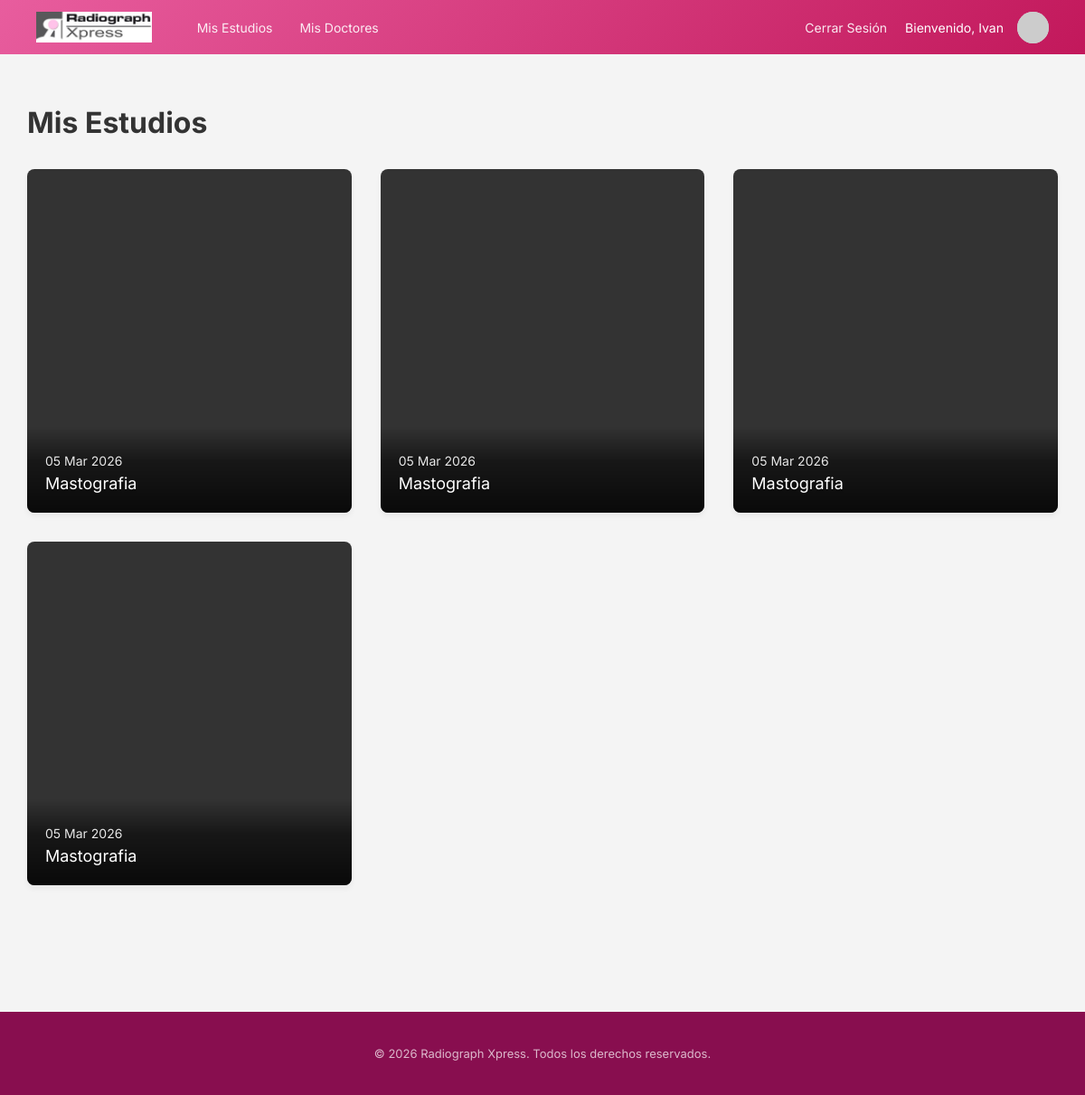
/patients/ (signed in), run on an earlier commit of the app's database.
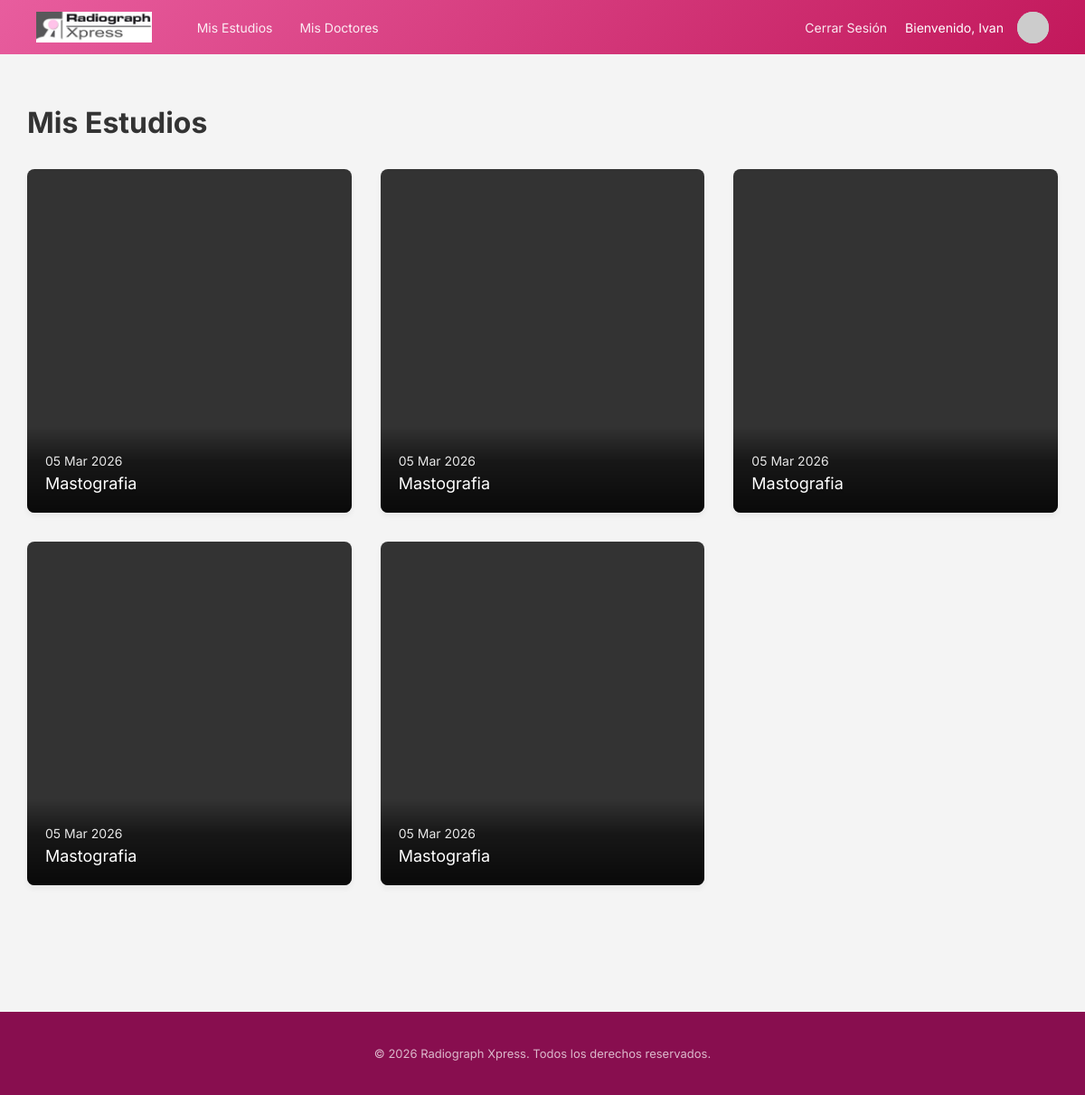
And on a later commit of the database.
### core/models.py (models this page shows)
class Study(models.Model):
    id_study = models.AutoField(primary_key=True)
    pacs_url = models.CharField(max_length=100)
    email_sent = models.BooleanField(default=False)
    date = models.DateField()
    id_study_request = models.ForeignKey('assistantDashboard.StudyRequest', on_delete=models.CASCADE)
    id_report = models.ForeignKey('Report', on_delete=models.CASCADE, null=True, blank=True)
    id_patient = models.ForeignKey('patientsDashboard.Patient', on_delete=models.CASCADE)

class Report(models.Model):
    PENDING = 'PEN'
    IN_PROGRESS = 'PRO'
    COMPLETED = 'COM'
    STATUS_CHOICES = [
        (PENDING, 'Pending'),
        (IN_PROGRESS, 'In Progress'),
        (COMPLETED, 'Completed'),
    ]
    id_report = models.AutoField(primary_key=True)
    status = models.CharField(max_length=3, choices=STATUS_CHOICES, default=PENDING)
    about = models.CharField(max_length=200)
    patients_description = models.CharField(max_length=200)
    findings = models.TextField()
    conclusions = models.TextField()
    recommendations = models.TextField()
    date = models.DateField(default=datetime.now)
    doctor_in_charge = models.ForeignKey('doctorsDashboard.ReportingDoctor', on_delete=models.CASCADE)

### patientsDashboard/views.py (the view)
# urls.py: path('', views.PatientDashboardView.as_view(), name='patientsDashboard'),
class PatientDashboardView(PatientRequiredMixin, ListView):
    model = Study
    template_name = 'patientsDashboard/patientsDashboard.html'
    context_object_name = 'studies'
    def get_queryset(self):
        if hasattr(self.request.user, 'patient_profile'):
            patient = self.request.user.patient_profile
            return Study.objects.filter(
                id_patient=patient,
                id_report__isnull=False
            ).order_by('-date')
        return Study.objects.none()

### core/mixins.py (called while the page is built)
    def test_func(self):
        return self.request.user.groups.filter(name='Patients').exists()

    def get_context_data(self, **kwargs):
        context = super().get_context_data(**kwargs)
        if hasattr(self.request.user, 'patient_profile'):
            context['patient'] = self.request.user.patient_profile
        return context

### patientsDashboard/models.py (called while the page is built)
    @property
    def first_name(self):
        if self.user:
            return self.user.first_name
        return ""

### patientsDashboard/templates/patientsDashboard/patientsDashboard.html (shortened to what this page needs)
{% extends 'patientsDashboard/base.html' %}
{% block content %}
{% load static %}
<link rel="stylesheet" href="{% static 'core/css/study_card.css' %}">
<h1>Mis Estudios</h1>
<div class="studies-grid">
    {% for study in studies %}
        {% url 'patientsDashboard:studyDetail' study.id_study as study_detail_url %}
        {% include "core/components/study_card.html" with study_url=study_detail_url pacs_url=study.pacs_url date=study.date title=study.id_report.about|default:"Pendiente de reporte" %}
    {% empty %}
        <p style="text-align: center; width: 100%; color: #999;">No tienes estudios registrados.</p>
    {% endfor %}
</div>
{% endblock %}

### core/templates/core/components/study_card.html (shortened to what this page needs)
<a href="{{ study_url }}" class="study-card {{ extra_classes }}">
    <iframe class="study-card-image" src="{{ pacs_url }}" scrolling="no" frameborder="0"></iframe>
    <div class="study-card-overlay"></div>
    <div class="study-card-info">
        {% if date %}
        <p class="study-date">{{ date|date:"d M Y" }}</p>
        {% endif %}
        <p class="patient-name">{{ title }}</p>
    </div>
</a>

What changed in the data, as far as the page shows it:
added Study: date "05 Mar 2026"
added Report: about "Mastografia"
